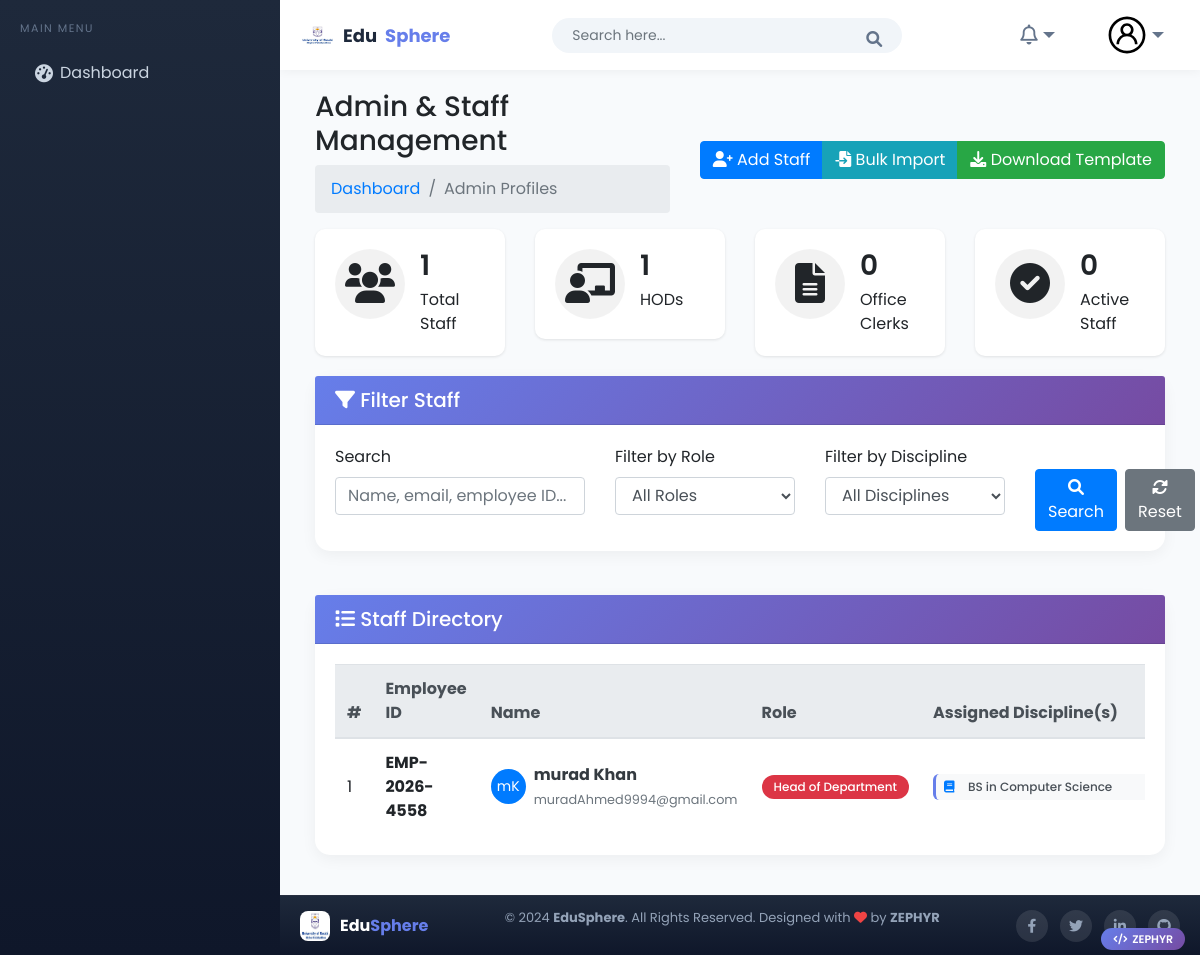
Screenshot of /head (signed in) with the database file from the repository.
### head/models.py (models this page shows, shortened)
class AdminProfile(models.Model):
    ROLE_CHOICES = [
        ('HOD', 'Head of Department'),
        ('Coordinator', 'Coordinator'),
        ('Section Head', 'Section Head'),
        ('Office Clerk', 'Office Clerk'),
        ('Accounts', 'Accounts Officer'),
        ('Librarian', 'Librarian'),
    ]
    user = models.OneToOneField(
        CustomUser,
        on_delete=models.SET_NULL,
        null=True,
        blank=True,
        related_name='admin_profile'
    )
    first_name = models.CharField(max_length=100)
    last_name = models.CharField(max_length=100)
    father_name = models.CharField(max_length=100)
    contact_number = models.CharField(max_length=15, blank=True, null=True)
    email = models.EmailField(max_length=255, unique=True)
    discipline = models.ForeignKey(Discipline, on_delete=models.SET_NULL, null=True, blank=True)
    assigned_disciplines = models.JSONField(default=list, blank=True, help_text="List of discipline IDs for multi-discipline roles")
    role = models.CharField(max_length=50, choices=ROLE_CHOICES, default='Office Clerk')
    address = models.TextField(blank=True, null=True)
    employee_id = models.CharField(max_length=50, unique=True, blank=True, null=True)
    joining_date = models.DateField(blank=True, null=True)
    is_active = models.BooleanField(default=True)
    created_at = models.DateTimeField(auto_now_add=True)
    updated_at = models.DateTimeField(auto_now=True)

### Academic/models.py (models this page shows, shortened)
class Discipline(models.Model):  # Fixed spelling from Decipline to Discipline
    PROGRAM_CHOICES = [
        ('BS', 'BS'),
        ('MS', 'MS'),
        ('PhD', 'PhD'),
    ]
    FIELD_CHOICES = [
        ('Computer Science', 'Computer Science'),
        ('Software Engineering', 'Software Engineering'),
        ('Artificial Intelligence', 'Artificial Intelligence'),
        ('Cyber Security', 'Cyber Security'),
        ('Data Science', 'Data Science'),
    ]
    program = models.CharField(max_length=40, choices=PROGRAM_CHOICES)
    field = models.CharField(max_length=40, choices=FIELD_CHOICES)
    class Meta:
        unique_together = ('program', 'field')
        verbose_name_plural = "Disciplines"

### head/views.py (the view, shortened to what this page needs)
# urls.py: path('', views.admin_profile_list, name='admin_profile_list'),
@login_required
def admin_profile_list(request):
    admin_profiles = AdminProfile.objects.select_related('discipline').all().order_by('-created_at')
    if request.GET.get('clear_errors'):
        if 'import_errors' in request.session:
            del request.session['import_errors']
    search_query = request.GET.get('search', '')
    role_filter = request.GET.get('role', '')
    if role_filter:
        admin_profiles = admin_profiles.filter(role=role_filter)
    discipline_filter = request.GET.get('discipline', '')
    if discipline_filter:
        admin_profiles = admin_profiles.filter(discipline_id=discipline_filter)
    hod_count = AdminProfile.objects.filter(role='HOD').count()
    office_clerk_count = AdminProfile.objects.filter(role='Office Clerk').count()
    active_count = AdminProfile.objects.filter(is_active=True).count()
    paginator = Paginator(admin_profiles, 10)
    page_number = request.GET.get('page')
    page_obj = paginator.get_page(page_number)
    disciplines = Discipline.objects.all()
    context = {
        'page_obj': page_obj,
        'search_query': search_query,
        'role_filter': role_filter,
        'discipline_filter': discipline_filter,
        'disciplines': disciplines,
        'role_choices': AdminProfile._meta.get_field('role').choices,
        'import_errors': request.session.get('import_errors', []),
        'hod_count': hod_count,
        'office_clerk_count': office_clerk_count,
        'active_count': active_count,
    }
    return render(request, 'admin_profile/admin_profile_list.html', context)

### templates/admin_profile/admin_profile_list.html (shortened to what this page needs)
{% extends 'Home/base.html' %}
{% load static %}
{% block body %}
<div class="page-wrapper">
    <div class="content container-fluid">
        <div class="page-header">
            <div class="row align-items-center">
                <div class="col">
                    <h3 class="page-title">Admin & Staff Management</h3>
                    <ul class="breadcrumb">
                        <li class="breadcrumb-item"><a href="{% url 'index' %}">Dashboard</a></li>
                        <li class="breadcrumb-item active">Admin Profiles</li>
                    </ul>
                </div>
                <div class="col-auto">
                    <div class="btn-group">
                        <a href="{% url 'admin_profile:admin_profile_create' %}" class="btn btn-primary">
                            <i class="fas fa-user-plus"></i> Add Staff
                        </a>
                        <a href="{% url 'admin_profile:import_admin_profiles' %}" class="btn btn-info">
                            <i class="fas fa-file-import"></i> Bulk Import
                        </a>
                        <a href="{% url 'admin_profile:download_sample_excel' %}" class="btn btn-success">
                            <i class="fas fa-download"></i> Download Template
                        </a>
                    </div>
                </div>
            </div>
        </div>
        <div class="row">
            <div class="col-md-3">
                <div class="card dash-widget">
                    <div class="card-body">
                        <span class="dash-widget-icon"><i class="fas fa-users"></i></span>
                        <div class="dash-widget-info">
                            <h3>{{ page_obj.paginator.count }}</h3>
                            <span>Total Staff</span>
                        </div>
                    </div>
                </div>
            </div>
            <div class="col-md-3">
                <div class="card dash-widget">
                    <div class="card-body">
                        <span class="dash-widget-icon"><i class="fas fa-chalkboard-teacher"></i></span>
                        <div class="dash-widget-info">
                            <h3>{{ hod_count|default:0 }}</h3>
                            <span>HODs</span>
                        </div>
                    </div>
                </div>
            </div>
            <div class="col-md-3">
                <div class="card dash-widget">
                    <div class="card-body">
                        <span class="dash-widget-icon"><i class="fas fa-file-alt"></i></span>
                        <div class="dash-widget-info">
                            <h3>{{ office_clerk_count|default:0 }}</h3>
                            <span>Office Clerks</span>
                        </div>
                    </div>
                </div>
            </div>
            <div class="col-md-3">
                <div class="card dash-widget">
                    <div class="card-body">
                        <span class="dash-widget-icon"><i class="fas fa-check-circle"></i></span>
                        <div class="dash-widget-info">
                            <h3>{{ active_count|default:0 }}</h3>
                            <span>Active Staff</span>
                        </div>
                    </div>
                </div>
            </div>
        </div>
        <div class="row mb-4">
            <div class="col-md-12">
                <div class="card">
                    <div class="card-header">
                        <h5 class="card-title mb-0">
                            <i class="fas fa-filter"></i> Filter Staff
                        </h5>
                    </div>
                    <div class="card-body">
                        <form method="get" class="row">
                            <div class="col-md-4">
                                <div class="form-group">
                                    <label>Search</label>
                                    <input type="text" class="form-control" name="search"
                                           value="{{ search_query }}" placeholder="Name, email, employee ID...">
                                </div>
                            </div>
                            <div class="col-md-3">
                                <div class="form-group">
                                    <label>Filter by Role</label>
                                    <select class="form-control" name="role">
                                        <option value="">All Roles</option>
                                    </select>
                                </div>
                            </div>
                            <div class="col-md-3">
                                <div class="form-group">
                                    <label>Filter by Discipline</label>
                                    <select class="form-control" name="discipline">
                                        <option value="">All Disciplines</option>
                                    </select>
                                </div>
                            </div>
                            <div class="col-md-2 d-flex align-items-end">
                                <button type="submit" class="btn btn-primary mr-2">
                                    <i class="fas fa-search"></i> Search
                                </button>
                                <a href="{% url 'admin_profile:admin_profile_list' %}" class="btn btn-secondary">
                                    <i class="fas fa-sync-alt"></i> Reset
                                </a>
                            </div>
                        </form>
                    </div>
                </div>
            </div>
        </div>
        <div class="row">
            <div class="col-sm-12">
                <div class="card card-table">
                    <div class="card-header">
                        <h5 class="card-title mb-0">
                            <i class="fas fa-list"></i> Staff Directory
                        </h5>
                    </div>
                    <div class="card-body">
                        <div class="table-responsive">
                            <table class="table table-hover table-center mb-0">
                                <thead class="thead-light">
                                    <tr>
                                        <th>#</th>
                                        <th>Employee ID</th>
                                        <th>Name</th>
                                        <th>Role</th>
                                        <th style="min-width: 250px;">Assigned Discipline(s)</th>
                                    </tr>
                                </thead>
                                <tbody>
                                    {% for profile in page_obj %}
                                    <tr>
                                        <td>{{ forloop.counter0|add:page_obj.start_index }}</td>
                                        <td><span class="font-weight-bold">{{ profile.employee_id|default:"-" }}</span></td>
                                        <td>
                                            <div class="d-flex align-items-center">
                                                <div class="avatar-img rounded-circle bg-primary text-white d-flex align-items-center justify-content-center mr-2" style="width:35px;height:35px;">
                                                    <span style="font-size:14px;">{{ profile.first_name|slice:":1" }}{{ profile.last_name|slice:":1" }}</span>
                                                </div>
                                                <div>
                                                    <a href="{% url 'admin_profile:admin_profile_detail' profile.pk %}" class="font-weight-bold text-dark">
                                                        {{ profile.first_name }} {{ profile.last_name }}
                                                    </a>
                                                    <br>
                                                    <small class="text-muted">{{ profile.email }}</small>
                                                </div>
                                            </div>
                                        </div>
                                        <td>
                                            {% if profile.role == 'HOD' %}
                                                <span class="badge badge-danger">{{ profile.get_role_display }}</span>
                                            {% elif profile.role == 'Coordinator' %}
                                                <span class="badge badge-warning">{{ profile.get_role_display }}</span>
                                            {% elif profile.role == 'Office Clerk' %}
                                                <span class="badge badge-info">{{ profile.get_role_display }}</span>
                                            {% elif profile.role == 'Accounts' %}
                                                <span class="badge badge-success">{{ profile.get_role_display }}</span>
                                            {% elif profile.role == 'Librarian' %}
                                                <span class="badge badge-primary">{{ profile.get_role_display }}</span>
                                            {% else %}
                                                <span class="badge badge-secondary">{{ profile.get_role_display }}</span>
                                            {% endif %}
                                        </div>
                                        <td style="vertical-align: middle;">
                                            {% if profile.role in 'Office Clerk,Accounts,Librarian' %}
                                                {% if profile.assigned_disciplines %}
                                                    <div class="discipline-list">
                                                        {% for discipline_id in profile.assigned_disciplines %}
                                                            {% for discipline in disciplines %}
                                                                {% if discipline.id == discipline_id %}
                                                                    <div class="discipline-item">
                                                                        <i class="fas fa-book text-primary mr-1"></i>
                                                                        <span class="discipline-name">{{ discipline.program }} in {{ discipline.field }}</span>
                                                                    </div>
                                                                {% endif %}
                                                            {% endfor %}
                                                        {% endfor %}
                                                    </div>
                                                {% else %}
                                                    <span class="text-muted"><i class="fas fa-globe"></i> All Disciplines</span>
                                                {% endif %}
                                            {% else %}
                                                {% if profile.discipline %}
                                                    <div class="discipline-item">
                                                        <i class="fas fa-book text-primary mr-1"></i>
                                                        <span class="discipline-name">{{ profile.discipline.program }} in {{ profile.discipline.field }}</span>
                                                    </div>
                                                {% else %}
                                                    <span class="text-muted">—</span>
                                                {% endif %}
                                            {% endif %}
                                        </div>
                                        <td><small>{{ profile.contact_number|default:"-" }}</small></div>
                                        </div>
                                        </div>
                                    {% endfor %}
                        </div>
                    </div>
{% endblock %}

### rows the page displays
AdminProfile: employee_id "EMP-2026-4558", first_name "m", last_name "K", first_name "murad", last_name "Khan", email "muradAhmed9994@gmail.com", role "Head of Department", discipline.program "BS", discipline.field "Computer Science"

### other values shown
{{ page_obj.paginator.count }} "1"
{{ hod_count|default:0 }} "1"
{{ office_clerk_count|default:0 }} "0"
{{ active_count|default:0 }} "0"
